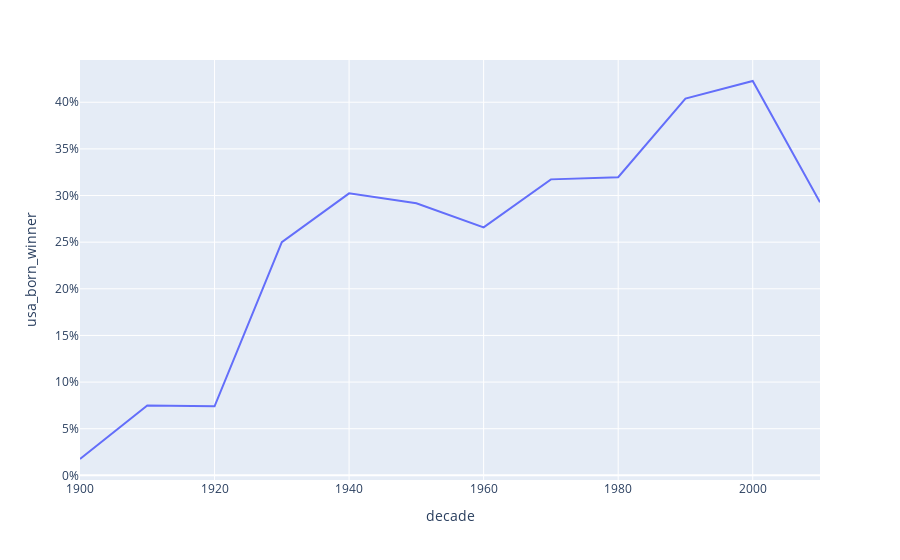

Notebook code cell kept with this figure:
### Code cell
fig = px.line(data_frame = prop_usa_winners, x = 'decade', y = 'usa_born_winner')
fig.update_layout(yaxis=dict(tickformat='.0%'))
fig.show()

### Figure 1 — Plotly figure (JSON) as saved in the notebook; plotly's stock layout.template omitted (floating-point values rounded to 4 significant figures)
{"data": [{"hovertemplate": "decade=%{x}<br>usa_born_winner=%{y}<extra></extra>", "legendgroup": "", "line": {"color": "#636efa", "dash": "solid"}, "marker": {"symbol": "circle"}, "mode": "lines", "name": "", "orientation": "v", "showlegend": false, "type": "scatter", "x": [1900, 1910, 1920, 1930, 1940, 1950, 1960, 1970, 1980, 1990, 2000, 2010], "xaxis": "x", "y": [0.01754, 0.075, 0.07407, 0.25, 0.3023, 0.2917, 0.2658, 0.3173, 0.3196, 0.4038, 0.4228, 0.2927], "yaxis": "y"}], "layout": {"legend": {"tracegroupgap": 0}, "margin": {"t": 60}, "xaxis": {"anchor": "y", "domain": [0, 1], "title": {"text": "decade"}}, "yaxis": {"anchor": "x", "domain": [0, 1], "tickformat": ".0%", "title": {"text": "usa_born_winner"}}}}
